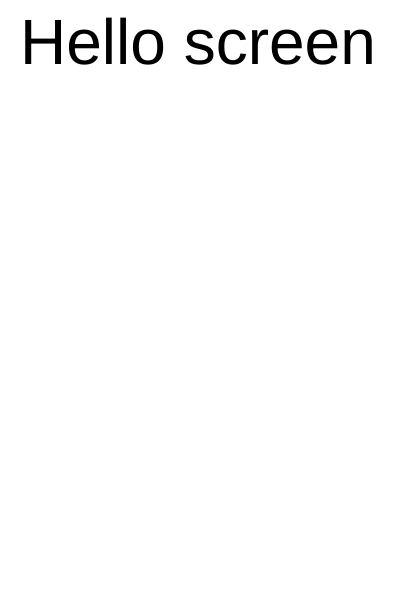
Frame 1 (no input)
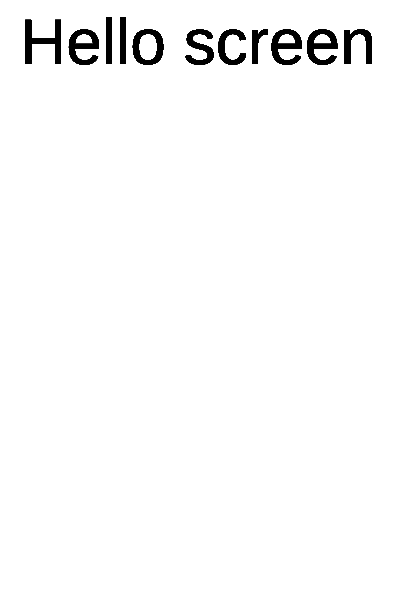
Frame 60 (no input)
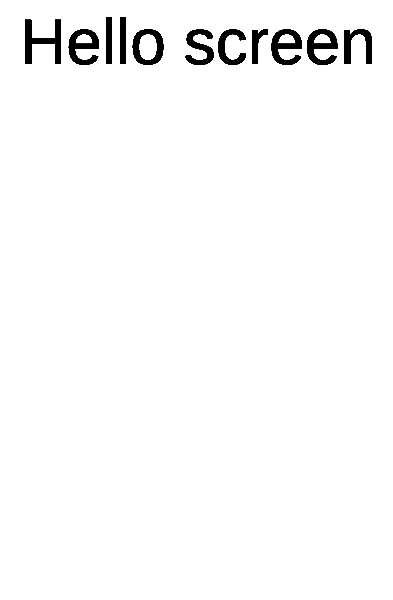
Frame 120 (the mouse pressed at the canvas centre since frame 60)

The p5.js sketch that drew these frames (run headless with seeded random() and noise() and a simulated clock; from frame 60 on, the mouse is pressed at the canvas centre):

// p5.js sketch
// ── sketch.js
// https://editor.p5js.org/jht9629-nyu/sketches/bJwxdGIpX
// draw-rainbow

let my = {
  version: 3,
  width: 393, // canvas width
  height: 600, // canvas height
  hue: 0,
  rainbow: true,
  rate: 1
};

function setup() {
  createCanvas(my.width, my.height);

  createDiv("Version:" + my.version);
}

function draw() {
  fill("black");
  textSize(64);
  text("Hello screen", 20, 64);
  
}

function mouseDragged() {
  // console.log('mouseDragged');
  if (my.rainbow) {
    if (my.hue > 360) {
      my.hue = 0;
    } else {
      my.hue += my.rate;
    }
  }
  colorMode(HSL, 360);
  // noStroke();
  // fill(my.hue, 200, 200);
  // ellipse(mouseX, mouseY, 25, 25);
  strokeWeight(20);
  stroke(my.hue, 200, 200);
  line(mouseX, mouseY, pmouseX, pmouseY);

  // Prevent canvas drag on mobile devices
  return false;
}

// https://editor.p5js.org/jht9629-nyu/sketches/owix6hP8S
// Simple-Draw

// https://editor.p5js.org/kellylougheed/sketches/ryPlD16wX
// Rainbow Canvas
// https://kellylougheed.medium.com/rainbow-paintbrush-in-p5-js-e452d5540b25
